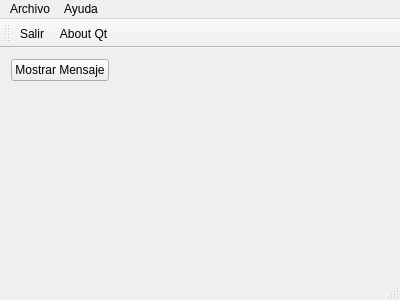
<?xml version="1.0" encoding="UTF-8"?>
<ui version="4.0">
 <class>MainWindow</class>
 <widget class="QMainWindow" name="MainWindow">
  <property name="geometry">
   <rect>
    <x>0</x>
    <y>0</y>
    <width>400</width>
    <height>300</height>
   </rect>
  </property>
  <property name="windowTitle">
   <string>MainWindow</string>
  </property>
  <property name="windowIcon">
   <iconset resource="res.qrc">
    <normaloff>:/myapp.png</normaloff>:/myapp.png</iconset>
  </property>
  <widget class="QWidget" name="centralWidget">
   <layout class="QGridLayout" name="gridLayout">
    <item row="0" column="0">
     <widget class="QPushButton" name="showMessagePushButton">
      <property name="text">
       <string>Mostrar Mensaje</string>
      </property>
     </widget>
    </item>
    <item row="0" column="1">
     <spacer name="horizontalSpacer">
      <property name="orientation">
       <enum>Qt::Horizontal</enum>
      </property>
      <property name="sizeHint" stdset="0">
       <size>
        <width>227</width>
        <height>20</height>
       </size>
      </property>
     </spacer>
    </item>
    <item row="1" column="0">
     <spacer name="verticalSpacer">
      <property name="orientation">
       <enum>Qt::Vertical</enum>
      </property>
      <property name="sizeHint" stdset="0">
       <size>
        <width>20</width>
        <height>163</height>
       </size>
      </property>
     </spacer>
    </item>
   </layout>
  </widget>
  <widget class="QMenuBar" name="menuBar">
   <property name="geometry">
    <rect>
     <x>0</x>
     <y>0</y>
     <width>400</width>
     <height>22</height>
    </rect>
   </property>
   <widget class="QMenu" name="menuArchivo">
    <property name="title">
     <string>Archivo</string>
    </property>
    <addaction name="actionSalir"/>
   </widget>
   <widget class="QMenu" name="menuAyuda">
    <property name="title">
     <string>Ayuda</string>
    </property>
    <addaction name="actionAbout_Qt"/>
   </widget>
   <addaction name="menuArchivo"/>
   <addaction name="menuAyuda"/>
  </widget>
  <widget class="QToolBar" name="mainToolBar">
   <attribute name="toolBarArea">
    <enum>TopToolBarArea</enum>
   </attribute>
   <attribute name="toolBarBreak">
    <bool>false</bool>
   </attribute>
   <addaction name="actionSalir"/>
   <addaction name="actionAbout_Qt"/>
  </widget>
  <widget class="QStatusBar" name="statusBar"/>
  <action name="actionSalir">
   <property name="text">
    <string>Salir</string>
   </property>
  </action>
  <action name="actionAbout_Qt">
   <property name="text">
    <string>About Qt</string>
   </property>
  </action>
 </widget>
 <layoutdefault spacing="6" margin="11"/>
 <resources>
  <include location="res.qrc"/>
 </resources>
 <connections/>
</ui>
